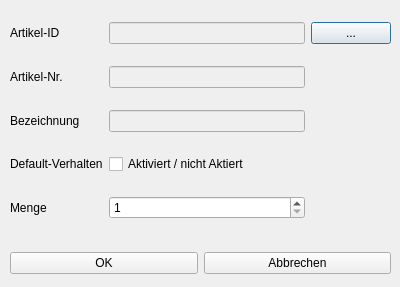
<?xml version="1.0" encoding="UTF-8"?>
<ui version="4.0">
 <class>Dialog_artikel_beziehung</class>
 <widget class="QDialog" name="Dialog_artikel_beziehung">
  <property name="geometry">
   <rect>
    <x>0</x>
    <y>0</y>
    <width>400</width>
    <height>287</height>
   </rect>
  </property>
  <property name="windowTitle">
   <string>Dialog</string>
  </property>
  <widget class="QWidget" name="">
   <property name="geometry">
    <rect>
     <x>10</x>
     <y>6</y>
     <width>381</width>
     <height>231</height>
    </rect>
   </property>
   <layout class="QGridLayout" name="gridLayout">
    <item row="0" column="0">
     <widget class="QLabel" name="label">
      <property name="text">
       <string>Artikel-ID</string>
      </property>
     </widget>
    </item>
    <item row="0" column="1">
     <widget class="QLineEdit" name="lineEdit_Artikel_id">
      <property name="enabled">
       <bool>false</bool>
      </property>
     </widget>
    </item>
    <item row="0" column="2">
     <widget class="QPushButton" name="pushButton_artikel_id">
      <property name="text">
       <string>...</string>
      </property>
     </widget>
    </item>
    <item row="2" column="1">
     <widget class="QLineEdit" name="lineEdit_Artikel_bez">
      <property name="enabled">
       <bool>false</bool>
      </property>
     </widget>
    </item>
    <item row="2" column="0">
     <widget class="QLabel" name="label_3">
      <property name="text">
       <string>Bezeichnung</string>
      </property>
     </widget>
    </item>
    <item row="1" column="0">
     <widget class="QLabel" name="label_2">
      <property name="text">
       <string>Artikel-Nr.</string>
      </property>
     </widget>
    </item>
    <item row="1" column="1">
     <widget class="QLineEdit" name="lineEdit_Artikel_nr">
      <property name="enabled">
       <bool>false</bool>
      </property>
     </widget>
    </item>
    <item row="3" column="0">
     <widget class="QLabel" name="label_4">
      <property name="text">
       <string>Default-Verhalten</string>
      </property>
     </widget>
    </item>
    <item row="3" column="1">
     <widget class="QCheckBox" name="checkBox_default">
      <property name="text">
       <string>Aktiviert / nicht Aktiert</string>
      </property>
     </widget>
    </item>
    <item row="4" column="0">
     <widget class="QLabel" name="label_5">
      <property name="text">
       <string>Menge</string>
      </property>
     </widget>
    </item>
    <item row="4" column="1">
     <widget class="QSpinBox" name="spinBox_menge">
      <property name="minimum">
       <number>1</number>
      </property>
     </widget>
    </item>
   </layout>
  </widget>
  <widget class="QWidget" name="">
   <property name="geometry">
    <rect>
     <x>10</x>
     <y>250</y>
     <width>381</width>
     <height>27</height>
    </rect>
   </property>
   <layout class="QHBoxLayout" name="horizontalLayout">
    <item>
     <widget class="QPushButton" name="pushButton_ok">
      <property name="text">
       <string>OK</string>
      </property>
     </widget>
    </item>
    <item>
     <widget class="QPushButton" name="pushButton_cancel">
      <property name="text">
       <string>Abbrechen</string>
      </property>
     </widget>
    </item>
   </layout>
  </widget>
 </widget>
 <resources/>
 <connections/>
</ui>
